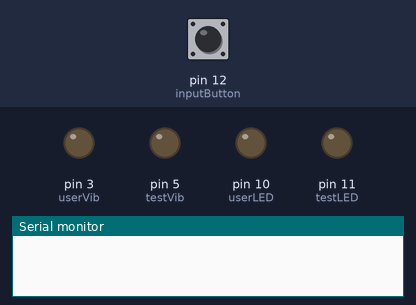
A sketch run on a simulated Arduino Uno, built with avr-gcc and run on an emulated ATmega328P. On the bench: output pins drawn as LEDs (lit = HIGH), the last lines printed to the serial monitor. Dashed ring = blinking. The test bench sets the inputs (shaded band); at power-on: pin 12 (inputButton) LOW. Random numbers use the default seed unless the sketch sets one.

Above: at 1.2 s.
1.3 s: pin 12 (inputButton) pulled HIGH for 0.15 s
4.4 s: pin 12 (inputButton) pulled HIGH for 1 s
At 4.82 s:
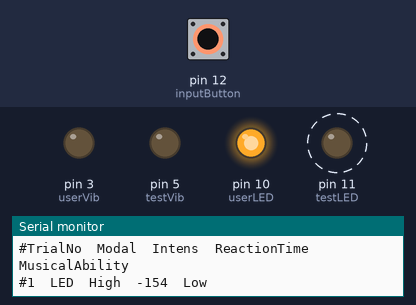
7.4 s: pin 12 (inputButton) pulled HIGH for 3.2 s
At 8.32 s:
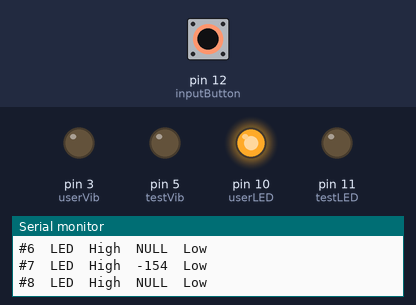
Timing chart, 0 to 18.1 s (numbered marks = the images above; inputs shaded):
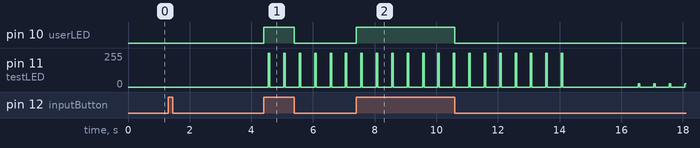

Measured:
- after the input at 4.4 s, pin 10 (userLED): LOW → HIGH at once, → LOW 1.0 s later
- after the input at 7.4 s, pin 10 (userLED): LOW → HIGH at once, → LOW 3.2 s later

The sketch:

Synch.ino
```cpp
int inputButton = 12;
int userLED = 10;
int userVib = 3;
int testLED = 11;
int testVib = 5;

//  ************** STUDENTS CHANGE VARIABLES BELOW

// Choose what musical Ability the participant has
String musicalAbility = "Low"; // Low or High

// Choose if the test should be used with vibration or not
bool useVibration = false; // false or true

//  ********************************************

void setup() {
  Serial.begin(115200);
  pinMode(inputButton, INPUT);
  pinMode(userLED, OUTPUT);
  pinMode(userVib, OUTPUT);
  pinMode(testLED, OUTPUT);
  pinMode(testVib, OUTPUT);

  digitalWrite(userLED, LOW);
  digitalWrite(userVib, LOW);
  digitalWrite(testLED, LOW);
  digitalWrite(testVib, LOW);
}


// Variables NOT TO BE CHANGED
// - Used for the software/test to function properly -
int highIntensityValue = 255;
int lowIntensityValue;

int iterations = 20;
int blinkInterval = 500;
int onTime = 50;

bool testRunning = false;
float timeUntilLED;
bool buttonClicked = false;


void loop() {
  // Syncing Test

  if(testRunning == false) {
    // Check for input to begin the test
    if(digitalRead(inputButton) == HIGH) {
      testRunning = true;
    }
  } else {
    // Countdown before test begins
    CountdownToTest();

    // Determines the order of the test and sets the needed values for the proper test
    int randomTest = random(0,2);
    int outputLeg = 0;
    int id = 0;

    if(useVibration) {
      outputLeg = testVib;
      lowIntensityValue = 255;
    } else {
      outputLeg = testLED;
      lowIntensityValue = 25;
    }

    // The actual test code
    for(int test = 0; test <= 1; test++) {
      for(int i = 0; i < iterations; i++) {
        // Test number
        id++;
        // Logs the time at which the iteration started
        float testStartStamp = millis();
        float timeUntilLED = testStartStamp + blinkInterval / 2;
        float intervalTime = millis() + blinkInterval;
        bool logRegistered = false;

        if(useVibration) {
          if(randomTest % 2 == 0) {
            onTime = 65;
          } else {
            onTime = 150;
          }
        }

        // Waits for the LED to light up and the user to press the button
        while(millis() < intervalTime) {
          // Makes the LED/Vibrator activate
          if(millis() >= timeUntilLED && millis() < timeUntilLED + onTime) {
            if(randomTest % 2 == 0) {
              analogWrite(outputLeg, lowIntensityValue);
            } else {
              analogWrite(outputLeg, highIntensityValue);
            }
          } else {
            analogWrite(outputLeg, 0);
          }

          // Writes the output in the console
          if(buttonClicked == false && digitalRead(inputButton) == HIGH) {
            Serial.print("#");
            buttonClicked = true;
            logRegistered = true;
            int deltaTime = millis() - timeUntilLED;
            Serial.print(id);
            if(randomTest % 2 == 0) {
              if(useVibration) {
                Serial.print("\tERM\tLow\t");
              } else {
                Serial.print("\tLED\tLow\t");
              }
            } else {
              if(useVibration) {
                Serial.print("\tERM\tHigh\t");
              } else {
                Serial.print("\tLED\tHigh\t");
              }
            }
            Serial.print(deltaTime);
            Serial.print("\t");
            Serial.println(musicalAbility);
          }

          if(buttonClicked == true && digitalRead(inputButton) == LOW) {
            buttonClicked = false;
          }

          // Makes the user LED/Vibrator activate when button is pressed
          if(useVibration) {
            digitalWrite(userVib, digitalRead(inputButton));
          } else {
            digitalWrite(userLED, digitalRead(inputButton));
          }

        }

        // Registers a null data point if the user did not press the button in time
        if(logRegistered == false) {
          Serial.print("#");
          Serial.print(id);
          if(randomTest % 2 == 0) {
            if(useVibration) {
              Serial.print("\tERM\tLow\t");
            } else {
              Serial.print("\tLED\tLow\t");
            }
          } else {
            if(useVibration) {
              Serial.print("\tERM\tHigh\t");
            } else {
              Serial.print("\tLED\tHigh\t");
            }
          }
          Serial.print("NULL\t");
          Serial.println(musicalAbility);
        }

        // Resets the button and LED for next iteration of the test
        analogWrite(outputLeg, 0);
        logRegistered = false;
      }
      randomTest += 1;

      // Sets a delay before the next session begins
      delay(2000);
    }
    id = 0;
    EndOfTest();
  }

}


void CountdownToTest() {
    Serial.println("#Test begins in:");
    for(int i = 3; i > 0; i--) {
      Serial.print("#");
      Serial.println(i);
      delay(1000);
    }
    Serial.print("#");
    Serial.println("----- LOG BEGIN SYNC TEST (sep=tab, col=5, label=synch)-----");
    Serial.print("#");
    Serial.println("TrialNo\tModal\tIntens\tReactionTime\tMusicalAbility");
}


void EndOfTest() {
    Serial.print("#");
    Serial.println("----- LOG END SYNC TEST -----");

    digitalWrite(userLED, LOW);
    digitalWrite(userVib, LOW);
    digitalWrite(testLED, LOW);
    digitalWrite(testVib, LOW);

    WaitForButtonRelease();
    testRunning = false;
    delay(100);
}

void WaitForButtonRelease() {
  while(digitalRead(inputButton) == HIGH) {
  }
}
```
